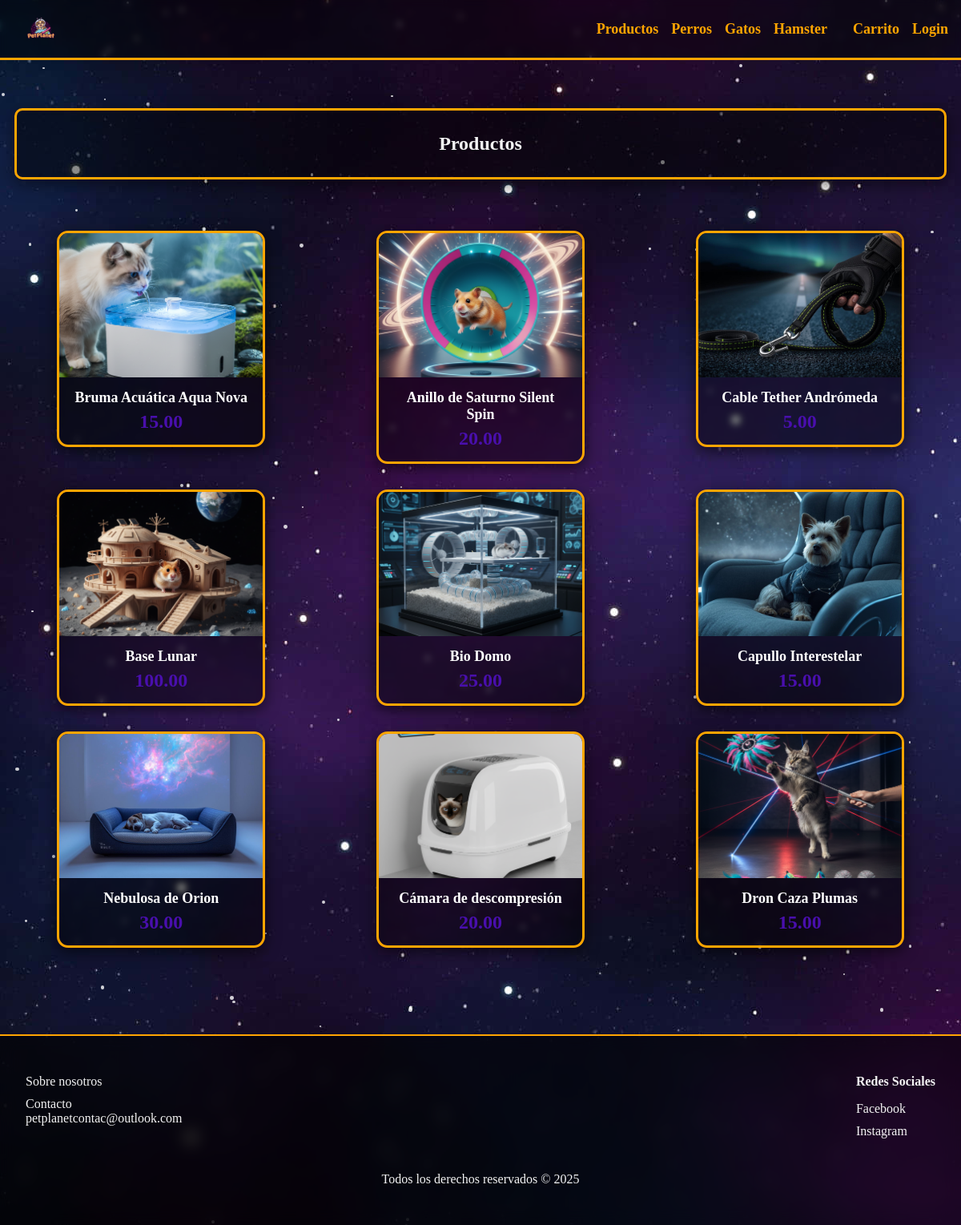
The page /productos.php on the database its author committed.
### tables this page shows
CREATE TABLE `productos` (
  `id` int(11) NOT NULL,
  `nombre` varchar(100) DEFAULT NULL,
  `descripcion` text DEFAULT NULL,
  `precio` decimal(10,2) DEFAULT NULL,
  `stock` int(11) DEFAULT NULL,
  `imagen` varchar(255) DEFAULT NULL,
  `id_categoria` int(11) DEFAULT NULL
);

### productos.php (the view, shortened to what this page needs)
<?php
include 'includes/db.php';
$query = "SELECT * FROM productos";
$resultado = mysqli_query($conn, $query);
?>
<!DOCTYPE html>
<html lang="es">
<head>
    <link rel="stylesheet" href="assets/css/style.css">
</head>
<body>
    <div class="fondo-espacial">
        <?php include 'includes/header.php'; ?>
        <main>
            <div class="page">
                <h2 class="hero">Productos</h2>
                <div class="productos">
                    <?php while ($row = mysqli_fetch_assoc($resultado)) { ?>
                        <a href="producto-detalle.php?id=<?php echo $row['id']; ?>">
                            <article class="card">
                                <div class="img">
                                    <img src="<?php echo $row['imagen']; ?>">
                                </div>
                                <div class="meta">
                                    <p class="nombre"><?php echo $row['nombre']; ?></p>
                                    <p class="precio"><?php echo $row['precio']; ?></p>
                                </div>
                            </article>
                        </a>
                    <?php } ?>
                </div>
        </main>
        <?php include 'includes/footer.php'; ?>
</body>
</html>

### assets/Css/style.css (style rules this page uses)
* { margin: 0; padding: 0; box-sizing: border-box; text-decoration: none; list-style: none; }
main { flex: 1; position: relative; z-index: 10; }
.page { max-width: 1200px; margin: 26px auto; padding: 18px; }
.hero { background: rgba(0, 0, 0, 0.45); border-radius: 10px; padding: 28px; text-align: center; border: 3px solid #ffa500; box-shadow: 0 6px 20px rgba(0, 0, 0, 0.5); margin-bottom: 1rem; margin-top: 1rem; }
.card { width: 260px; background: rgba(0, 0, 0, 0.4); border-radius: 14px; border: 3px solid #ffa500; box-shadow: 0 5px 18px rgba(0, 0, 0, 0.6); overflow: hidden; transition: transform 0.45s ease, box-shadow 0.45s ease; cursor: pointer; backdrop-filter: blur(4px); position: relative; z-index: 10; }
.card .img { height: 180px; display: flex; justify-content: center; align-items: center; }
.card .img img { width: 100%; height: 100%; object-fit: cover; }
.meta { padding: 15px; text-align: center; }
.nombre { font-size: 18px; font-weight: bold; color: white; }
.precio { font-size: 20px; font-weight: bold; margin-top: 6px; color: #9bce42; }
.productos { display: grid; justify-items: center; grid-template-columns: 1fr 1fr 1fr; gap: 2rem; justify-content: center; margin-bottom: 2rem; margin-top: 4rem; }
.precio { font-size: 1.5rem; color: #490fad; font-weight: bold; }
.fondo-espacial { width: 100%; min-height: 100vh; background-image: url("../img/fondo/espacio4.jpg"); color: #f4f4f4; position: relative; display: flex; flex-direction: column; }

### rows shown on the page
productos: imagen (picture), nombre "Bruma Acuática Aqua Nova", precio "15.00"
productos: imagen (picture), nombre "Anillo de Saturno Silent Spin", precio "20.00"
productos: imagen (picture), nombre "Cable Tether Andrómeda", precio "5.00"
productos: imagen (picture), nombre "Base Lunar", precio "100.00"
productos: imagen (picture), nombre "Bio Domo", precio "25.00"
productos: imagen (picture), nombre "Capullo Interestelar", precio "15.00"
productos: imagen (picture), nombre "Nebulosa de Orion", precio "30.00"
productos: imagen (picture), nombre "Cámara de descompresión", precio "20.00"
productos: imagen (picture), nombre "Dron Caza Plumas", precio "15.00"
